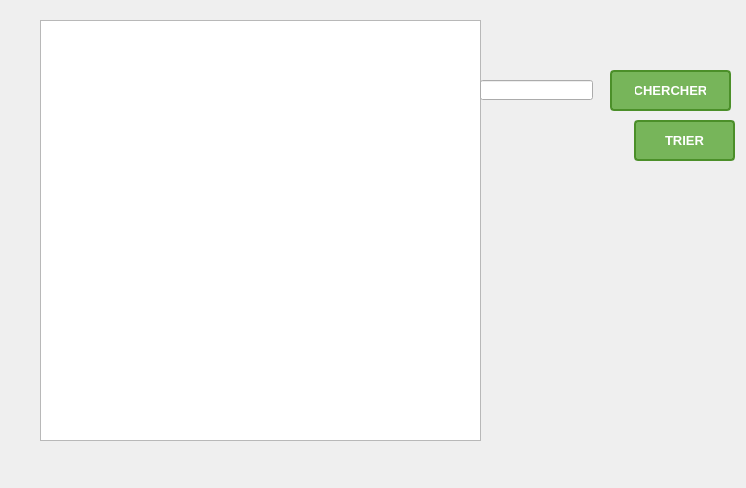
<?xml version="1.0" encoding="UTF-8"?>
<ui version="4.0">
 <class>affiche</class>
 <widget class="QDialog" name="affiche">
  <property name="geometry">
   <rect>
    <x>0</x>
    <y>0</y>
    <width>746</width>
    <height>488</height>
   </rect>
  </property>
  <property name="windowTitle">
   <string>Dialog</string>
  </property>
  <widget class="QTableView" name="tableView">
   <property name="geometry">
    <rect>
     <x>40</x>
     <y>20</y>
     <width>441</width>
     <height>421</height>
    </rect>
   </property>
  </widget>
  <widget class="QLineEdit" name="line_chercher_cont_h">
   <property name="geometry">
    <rect>
     <x>480</x>
     <y>80</y>
     <width>113</width>
     <height>20</height>
    </rect>
   </property>
  </widget>
  <widget class="QPushButton" name="pushButton">
   <property name="geometry">
    <rect>
     <x>610</x>
     <y>70</y>
     <width>121</width>
     <height>41</height>
    </rect>
   </property>
   <property name="styleSheet">
    <string notr="true">	box-shadow: 0px 10px 14px -7px #3e7327;
	background:linear-gradient(to bottom, #77b55a 5%, #72b352 100%);
	background-color:#77b55a;
	border-radius:4px;
	border:2px solid #4b8f29;
	display:inline-block;
	cursor:pointer;
	color:#ffffff;
	font-family:Arial;
	font-size:13px;
	font-weight:bold;
	padding:8px 23px;
	text-decoration:none;
	text-shadow:0px 1px 0px #5b8a3c;</string>
   </property>
   <property name="text">
    <string>CHERCHER</string>
   </property>
  </widget>
  <widget class="QPushButton" name="pushButton_2">
   <property name="geometry">
    <rect>
     <x>634</x>
     <y>120</y>
     <width>101</width>
     <height>41</height>
    </rect>
   </property>
   <property name="styleSheet">
    <string notr="true">	box-shadow: 0px 10px 14px -7px #3e7327;
	background:linear-gradient(to bottom, #77b55a 5%, #72b352 100%);
	background-color:#77b55a;
	border-radius:4px;
	border:2px solid #4b8f29;
	display:inline-block;
	cursor:pointer;
	color:#ffffff;
	font-family:Arial;
	font-size:13px;
	font-weight:bold;
	padding:8px 23px;
	text-decoration:none;
	text-shadow:0px 1px 0px #5b8a3c;</string>
   </property>
   <property name="text">
    <string>TRIER</string>
   </property>
  </widget>
  <widget class="QLabel" name="label">
   <property name="geometry">
    <rect>
     <x>0</x>
     <y>0</y>
     <width>751</width>
     <height>491</height>
    </rect>
   </property>
   <property name="text">
    <string/>
   </property>
   <property name="pixmap">
    <pixmap>../../Desktop/pp2.png</pixmap>
   </property>
  </widget>
  <zorder>label</zorder>
  <zorder>tableView</zorder>
  <zorder>line_chercher_cont_h</zorder>
  <zorder>pushButton</zorder>
  <zorder>pushButton_2</zorder>
 </widget>
 <resources/>
 <connections/>
</ui>
